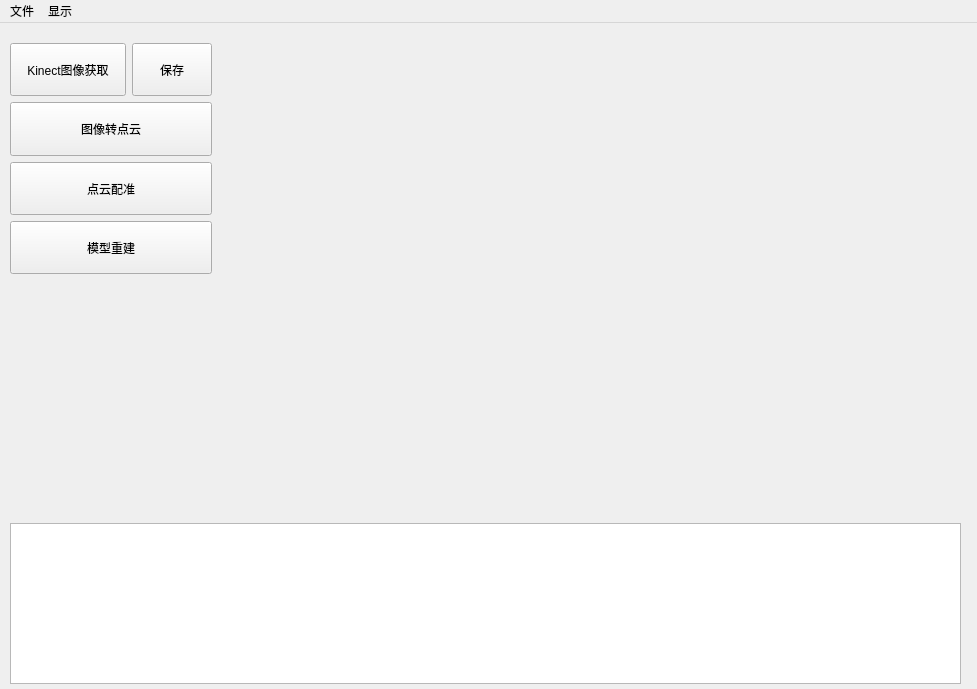
<?xml version="1.0" encoding="UTF-8"?>
<ui version="4.0">
 <class>PCLViewer</class>
 <widget class="QMainWindow" name="PCLViewer">
  <property name="geometry">
   <rect>
    <x>0</x>
    <y>0</y>
    <width>977</width>
    <height>689</height>
   </rect>
  </property>
  <property name="minimumSize">
   <size>
    <width>0</width>
    <height>0</height>
   </size>
  </property>
  <property name="maximumSize">
   <size>
    <width>5000</width>
    <height>5000</height>
   </size>
  </property>
  <property name="windowTitle">
   <string>PCLViewer</string>
  </property>
  <widget class="QWidget" name="centralwidget">
   <widget class="QVTKWidget" name="qvtkWidget" native="true">
    <property name="geometry">
     <rect>
      <x>240</x>
      <y>10</y>
      <width>721</width>
      <height>481</height>
     </rect>
    </property>
    <property name="sizePolicy">
     <sizepolicy hsizetype="MinimumExpanding" vsizetype="MinimumExpanding">
      <horstretch>0</horstretch>
      <verstretch>0</verstretch>
     </sizepolicy>
    </property>
   </widget>
   <widget class="QTextBrowser" name="textBrowser">
    <property name="geometry">
     <rect>
      <x>10</x>
      <y>500</y>
      <width>951</width>
      <height>161</height>
     </rect>
    </property>
    <property name="sizePolicy">
     <sizepolicy hsizetype="Expanding" vsizetype="Maximum">
      <horstretch>0</horstretch>
      <verstretch>0</verstretch>
     </sizepolicy>
    </property>
   </widget>
   <widget class="QWidget" name="verticalLayoutWidget">
    <property name="geometry">
     <rect>
      <x>10</x>
      <y>20</y>
      <width>202</width>
      <height>231</height>
     </rect>
    </property>
    <layout class="QVBoxLayout" name="verticalLayout">
     <property name="spacing">
      <number>6</number>
     </property>
     <property name="sizeConstraint">
      <enum>QLayout::SetMinAndMaxSize</enum>
     </property>
     <property name="leftMargin">
      <number>0</number>
     </property>
     <property name="topMargin">
      <number>0</number>
     </property>
     <property name="bottomMargin">
      <number>0</number>
     </property>
     <item>
      <layout class="QHBoxLayout" name="horizontalLayout">
       <property name="spacing">
        <number>6</number>
       </property>
       <item>
        <widget class="QPushButton" name="pushButton_getImage">
         <property name="sizePolicy">
          <sizepolicy hsizetype="Minimum" vsizetype="Minimum">
           <horstretch>0</horstretch>
           <verstretch>0</verstretch>
          </sizepolicy>
         </property>
         <property name="text">
          <string>Kinect图像获取</string>
         </property>
        </widget>
       </item>
       <item>
        <widget class="QPushButton" name="pushButton_saveImage">
         <property name="sizePolicy">
          <sizepolicy hsizetype="Fixed" vsizetype="Minimum">
           <horstretch>0</horstretch>
           <verstretch>0</verstretch>
          </sizepolicy>
         </property>
         <property name="text">
          <string>保存</string>
         </property>
        </widget>
       </item>
      </layout>
     </item>
     <item>
      <widget class="QPushButton" name="pushButton_imageToPCD">
       <property name="sizePolicy">
        <sizepolicy hsizetype="Minimum" vsizetype="Minimum">
         <horstretch>0</horstretch>
         <verstretch>0</verstretch>
        </sizepolicy>
       </property>
       <property name="text">
        <string>图像转点云</string>
       </property>
      </widget>
     </item>
     <item>
      <widget class="QPushButton" name="pushButton_icp">
       <property name="enabled">
        <bool>true</bool>
       </property>
       <property name="sizePolicy">
        <sizepolicy hsizetype="Minimum" vsizetype="Minimum">
         <horstretch>0</horstretch>
         <verstretch>0</verstretch>
        </sizepolicy>
       </property>
       <property name="text">
        <string>点云配准</string>
       </property>
      </widget>
     </item>
     <item>
      <widget class="QPushButton" name="pushButton_recon">
       <property name="sizePolicy">
        <sizepolicy hsizetype="Minimum" vsizetype="Minimum">
         <horstretch>0</horstretch>
         <verstretch>0</verstretch>
        </sizepolicy>
       </property>
       <property name="text">
        <string>模型重建</string>
       </property>
      </widget>
     </item>
    </layout>
   </widget>
  </widget>
  <widget class="QMenuBar" name="menuBar">
   <property name="geometry">
    <rect>
     <x>0</x>
     <y>0</y>
     <width>977</width>
     <height>28</height>
    </rect>
   </property>
   <widget class="QMenu" name="menu_file">
    <property name="title">
     <string>文件</string>
    </property>
    <addaction name="action_open_PCD"/>
   </widget>
   <widget class="QMenu" name="menu_display">
    <property name="title">
     <string>显示</string>
    </property>
    <addaction name="action_clear"/>
   </widget>
   <addaction name="menu_file"/>
   <addaction name="menu_display"/>
  </widget>
  <action name="action_open_PCD">
   <property name="text">
    <string>打开文件</string>
   </property>
  </action>
  <action name="action_clear">
   <property name="text">
    <string>清空显示</string>
   </property>
  </action>
 </widget>
 <customwidgets>
  <customwidget>
   <class>QVTKWidget</class>
   <extends>QWidget</extends>
   <header>QVTKWidget.h</header>
  </customwidget>
 </customwidgets>
 <resources/>
 <connections/>
</ui>
